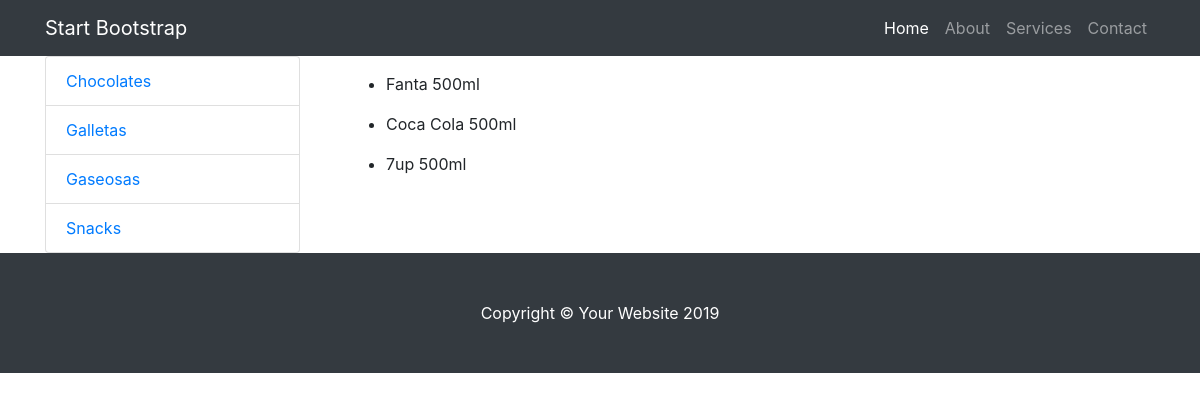
/tienda/categoria/1/, run on the app's committed database.
### tienda/models.py (models this page shows, shortened)
class Categoria(models.Model):
    nombre=models.CharField(max_length=200)
    pub_date = models.DateTimeField('date published')

class Producto(models.Model):
    catergoria=models.ForeignKey(Categoria, on_delete=models.CASCADE)
    nombre = models.CharField(max_length=200)
    precio = models.DecimalField(max_digits=6, decimal_places=2)
    stock = models.IntegerField(default=0)
    pub_date = models.DateTimeField('date published')

### tienda/views.py (the view)
# urls.py: path('categoria/<int:categoria_id>/', views.categoria, name='categoria')
def categoria(request,categoria_id):
    productos = Producto.objects.filter(catergoria=categoria_id)
    category_list = Categoria.objects.order_by('nombre')
    return render(request, 'categoria.html', {'productos':productos,'category_list':category_list})

### tienda/templates/categoria.html
{% extends "layout.html" %}
{% block content2 %}
<div class="list-group">
    {% for cate in category_list %}
    <a href="/tienda/categoria/{{ cate.id }}/" class="list-group-item">{{ cate.nombre }}</a>
    {% endfor %}
</div>
{% endblock %}
{% block content %}
<div class="container p-3">
    {% for prod in productos %}
    <ul>
        <li>{{ prod.nombre }}</li>
    </ul>
    {% endfor %}
</div>
{% endblock%}

### tienda/static/css/shop.css (style rules this page uses)
body { padding-top: 54px; }
@media (min-width: 992px) { body { padding-top: 56px; } }

### data on the page
Categoria: nombre "Chocolates"
Categoria: nombre "Galletas"
Categoria: nombre "Gaseosas"
Categoria: nombre "Snacks"
Producto: nombre "Fanta 500ml"
Producto: nombre "Coca Cola 500ml"
Producto: nombre "7up 500ml"
